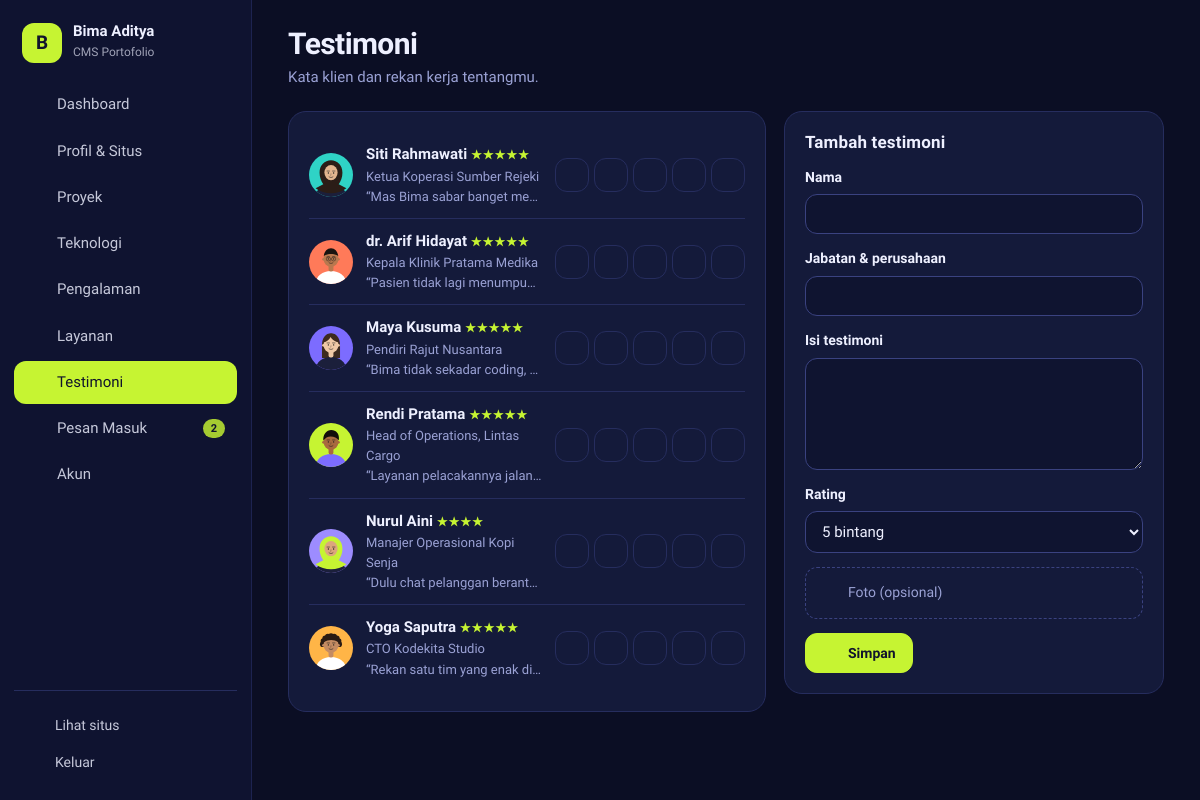
Screenshot of /index.php?page=testimoni (signed in) with the database file from the repository.
### tables this page shows
CREATE TABLE testimoni (
  id INT AUTO_INCREMENT PRIMARY KEY,
  nama VARCHAR(100) NOT NULL,
  jabatan VARCHAR(120) NOT NULL DEFAULT '',
  isi TEXT NOT NULL,
  foto VARCHAR(255) NOT NULL DEFAULT '',
  rating TINYINT UNSIGNED NOT NULL DEFAULT 5,
  tampil TINYINT(1) NOT NULL DEFAULT 1,
  urutan INT NOT NULL DEFAULT 0
);

### index.php (called while the page is built, shortened)
<?php
require __DIR__ . '/includes/bootstrap.php';
$admin = [
    'login'         => 'pages/admin/login.php',
    'logout'        => 'pages/admin/logout.php',
    'dashboard'     => 'pages/admin/dashboard.php',
    'profil'        => 'pages/admin/profil.php',
    'kelola-proyek' => 'pages/admin/proyek.php',
    'proyek-form'   => 'pages/admin/proyek-form.php',
    'teknologi'     => 'pages/admin/teknologi.php',
    'pengalaman'    => 'pages/admin/pengalaman.php',
    'layanan'       => 'pages/admin/layanan.php',
    'testimoni'     => 'pages/admin/testimoni.php',
    'pesan'         => 'pages/admin/pesan.php',
    'akun'          => 'pages/admin/akun.php',
];
$page = (string) ($_GET['page'] ?? 'beranda');
require __DIR__ . '/' . $admin[$page];

### pages/admin/testimoni.php (the view, shortened to what this page needs)
<?php
$edit = isset($_GET['id']) ? q('SELECT * FROM testimoni WHERE id = ?', [(int) $_GET['id']])->fetch() : null;
$edit = $edit ?: ['id' => 0, 'nama' => '', 'jabatan' => '', 'isi' => '', 'rating' => 5, 'foto' => ''];
$list = q('SELECT * FROM testimoni ORDER BY urutan, id')->fetchAll();
require ROOT . '/includes/admin_header.php';
?>
<div class="grid-side">
    <section class="card">
        <ul class="rows">
            <?php foreach ($list as $x): ?>
                <li class="<?= $x['tampil'] ? '' : 'hidden-row' ?>"><img src="<?= e(gambar($x['foto'], 'assets/img/avatar.svg')) ?>" alt="" class="av-img"><div class="grow"><b><?= e($x['nama']) ?> <span class="stars"><?= str_repeat('&#9733;', (int) $x['rating']) ?></span></b><small><?= e($x['jabatan']) ?></small><small class="clip">“<?= e(mb_strimwidth($x['isi'], 0, 140, '…')) ?>”</small></div>
                    <div class="row-acts">
                        <?php foreach ([['naik', 'arrow-up'], ['turun', 'arrow-down'], ['tampil', $x['tampil'] ? 'eye' : 'eye-off']] as [$a, $ic]): ?><form method="post"><?= csrf_field() ?><input type="hidden" name="id" value="<?= $x['id'] ?>"><button class="icon-btn" name="aksi" value="<?= $a ?>"><?= icon($ic, 16) ?></button></form><?php endforeach; ?>
                        <a class="icon-btn" href="<?= url('testimoni', ['id' => $x['id']]) ?>"><?= icon('pencil', 16) ?></a>
                        <form method="post" onsubmit="return confirm('Hapus testimoni ini?')"><button class="icon-btn danger" name="aksi" value="hapus"><?= icon('trash-2', 16) ?></button></form>
                    </div></li>
            <?php endforeach; ?>
        </ul>
    </section>
    <form method="post" class="card sticky" enctype="multipart/form-data">
        <div class="card-h"><h2><?= $edit['id'] ? 'Ubah testimoni' : 'Tambah testimoni' ?></h2><?php if ($edit['id']): ?><a href="<?= url('testimoni') ?>">Batal</a><?php endif; ?></div>
        <label>Nama<input name="nama" value="<?= e($edit['nama']) ?>" required maxlength="100"></label>
        <label>Jabatan & perusahaan<input name="jabatan" value="<?= e($edit['jabatan']) ?>" maxlength="120"></label>
        <label>Isi testimoni<textarea name="isi" rows="5" required maxlength="1000"><?= e($edit['isi']) ?></textarea></label>
        <label>Rating<select name="rating"><?php for ($i = 5; $i >= 1; $i--): ?><option value="<?= $i ?>" <?= (int) $edit['rating'] === $i ? 'selected' : '' ?>><?= $i ?> bintang</option><?php endfor; ?></select></label>
        <label class="file"><?= icon('upload', 18) ?> Foto (opsional)<input type="file" name="foto" accept="image/jpeg,image/png,image/webp"></label>
        <button class="btn btn-main" type="submit"><?= icon('check', 18) ?> Simpan</button>
    </form>
</div>
<?php require ROOT . '/includes/admin_footer.php';

### includes/bootstrap.php (shortened to what this page needs)
<?php
function db(): PDO
{
    static $pdo = null;
    if ($pdo === null) {
        $c = require ROOT . '/config/database.php';
        $pdo = new PDO("mysql:host={$c['host']};port={$c['port']};dbname={$c['database']};charset=utf8mb4", $c['username'], $c['password'], [
            PDO::ATTR_ERRMODE => PDO::ERRMODE_EXCEPTION,
            PDO::ATTR_DEFAULT_FETCH_MODE => PDO::FETCH_ASSOC,
            PDO::ATTR_EMULATE_PREPARES => false,
        ]);
        $pdo->exec("SET time_zone = '+07:00'");
    }
    return $pdo;
}
function q(string $sql, array $params = []): PDOStatement
{
    $st = db()->prepare($sql);
    $st->execute($params);
    return $st;
}
function e($v): string { return htmlspecialchars((string) $v, ENT_QUOTES, 'UTF-8'); }
function url(string $page, array $p = []): string { return 'index.php?' . http_build_query(['page' => $page] + $p); }
function gambar(?string $f, string $cadangan = 'assets/img/kosong.svg'): string
{
    return str_starts_with($f, 'assets/img/') ? $f : UPLOAD_URL . $f;
}
function icon(string $name, int $size = 18, string $cls = 'ic'): string
{
    static $ic = null;
    $ic ??= require __DIR__ . '/icons.php';
    return '<svg class="' . $cls . '" width="' . $size . '" height="' . $size . '" viewBox="0 0 24 24" fill="none" stroke="currentColor" stroke-width="1.8" stroke-linecap="round" stroke-linejoin="round" aria-hidden="true">' . ($ic[$name] ?? '') . '</svg>';
}

### assets/css/admin.css (style rules this page uses)
:root { --bg:#0b0e24;--card:#141a3a;--field:#0f1430;--ink:#eef0ff;--muted:#9aa1d4; --line:#262d5e;--line-strong:#3a4280;--acc:#c6f432;--acc-ink:#c6f432;--acc-border:#c6f432;--on-acc:#11142c;--acc-soft:#232a52; --side:#0f1330;--side-ink:#eef0ff;--side-hover:#1a2048;--side-on:#c6f432;--side-on-ink:#11142c;--side-line:#262d5e;--side-border:1px solid #1d2350; --danger:#ff7a8a;--err-bg:#2a1630;--ok-bg:#1d2a1a;--ok-ink:#c6f432;--ok-line:#4d6a1a; --r:18px;--r-sm:12px;--r-xs:6px;--bw:1px;--card-shadow:none;--btn-shadow:none; --f-head:'Unbounded',sans-serif;--f-body:'Sora',sans-serif; }
.card-h h2 { font-size:15px;letter-spacing:.01em }
*,*::before,*::after { box-sizing:border-box }
html { -webkit-text-size-adjust:100% }
body.adm { margin:0;background:var(--bg);color:var(--ink);font:15px/1.55 var(--f-body);min-height:100vh }
a { color:var(--acc-ink) }
h1,h2,h3 { font-family:var(--f-head);margin:0;line-height:1.2 }
img { max-width:100%;display:block }
.grow { flex:1;min-width:0 }
.ic { flex:none }
.btn { display:inline-flex;align-items:center;gap:8px;padding:10px 16px;border-radius:var(--r-sm);border:var(--bw) solid var(--line-strong);background:var(--card);color:var(--ink);font:600 14px var(--f-body);cursor:pointer;text-decoration:none;white-space:nowrap;transition:transform .15s }
.btn-main { background:var(--acc);border-color:var(--acc-border);color:var(--on-acc);box-shadow:var(--btn-shadow) }
.btn.danger,.icon-btn.danger { color:var(--danger) }
.icon-btn { width:34px;height:34px;display:inline-grid;place-items:center;border-radius:var(--r-sm);border:var(--bw) solid var(--line);background:var(--card);color:var(--ink);cursor:pointer;text-decoration:none;padding:0 }
.card { background:var(--card);border:var(--bw) solid var(--line);border-radius:var(--r);padding:20px;box-shadow:var(--card-shadow);min-width:0 }
.card+.card { margin-top:18px }
.card-h { display:flex;align-items:center;justify-content:space-between;gap:10px;margin-bottom:14px }
.card-h h2 { font-size:17px }
.grid-side { display:grid;grid-template-columns:minmax(0,1fr) 380px;gap:18px;align-items:start }
.grid-side .card+.card { margin-top:0 }
.sticky { position:sticky;top:20px }
.rows { list-style:none;margin:0;padding:0 }
.rows li { display:flex;align-items:center;gap:13px;padding:11px 0;border-bottom:1px solid var(--line) }
.rows li:last-child { border-bottom:0 }
.rows li b { display:block;font-weight:600 }
.rows li small { display:block;color:var(--muted);font-size:13px }
.clip { overflow:hidden;text-overflow:ellipsis;white-space:nowrap }
.av-img { width:44px;height:44px;border-radius:50%;object-fit:cover;flex:none }
.stars { color:var(--acc-ink);font-size:12px;letter-spacing:1px }
.row-acts { display:flex;gap:5px;flex-wrap:wrap;justify-content:flex-end }
.row-acts form { margin:0 }
label { display:block;font-weight:600;font-size:14px;margin-bottom:14px }
textarea { resize:vertical }
.file { position:relative;border:var(--bw) dashed var(--line-strong);border-radius:var(--r-sm);padding:14px;display:flex;align-items:center;gap:10px;cursor:pointer;font-weight:500;color:var(--muted) }

### rows the page displays
testimoni: foto (picture), nama "Siti Rahmawati", rating "★★★★★", jabatan "Ketua Koperasi Sumber Rejeki", isi "Mas Bima sabar banget me…", $size 16 (drawn)
testimoni: foto (picture), nama "dr. Arif Hidayat", rating "★★★★★", jabatan "Kepala Klinik Pratama Medika", isi "Pasien tidak lagi menumpu…", $size 16 (drawn)
testimoni: foto (picture), nama "Maya Kusuma", rating "★★★★★", jabatan "Pendiri Rajut Nusantara", isi "Bima tidak sekadar coding,…", $size 16 (drawn)
testimoni: foto (picture), nama "Rendi Pratama", rating "★★★★★", jabatan "Head of Operations, Lintas Cargo", isi "Layanan pelacakannya jalan…", $size 16 (drawn)
testimoni: foto (picture), nama "Nurul Aini", rating "★★★★", jabatan "Manajer Operasional Kopi Senja", isi "Dulu chat pelanggan berant…", $size 16 (drawn)
testimoni: foto (picture), nama "Yoga Saputra", rating "★★★★★", jabatan "CTO Kodekita Studio", isi "Rekan satu tim yang enak di…", $size 16 (drawn)

### other values shown
mb_strtoupper(mb_substr(setting('nama', 'P'), 0, 1)) "B"
setting('nama') "Bima Aditya"
$l "Dashboard"
$l "Profil & Situs"
$l "Proyek"
$l "Teknologi"
$l "Pengalaman"
$l "Layanan"
$l "Testimoni"
$l "Pesan Masuk"
$n "2"
$l "Akun"
$title "Testimoni"
$sub "Kata klien dan rekan kerja tentangmu."
form field rating "5 bintang"
